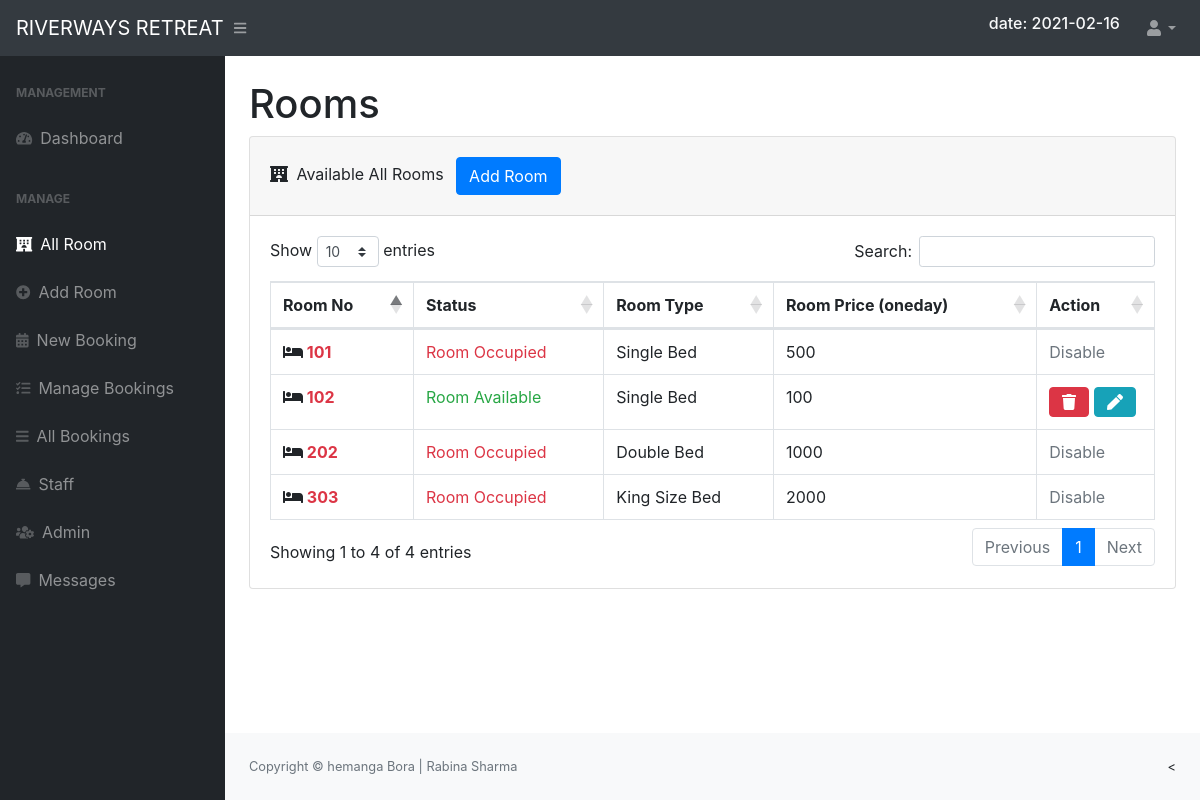
/admin/rooms.php (signed in), run on the app's committed database.
### tables this page shows
CREATE TABLE `room_table` (
  `Roomid` int(8) UNSIGNED NOT NULL,
  `RoomNo` mediumint(9) DEFAULT NULL,
  `RoomType` text DEFAULT NULL,
  `RoomPrice` text DEFAULT NULL,
  `Room_status` int(11) NOT NULL DEFAULT 0
);

### admin/rooms.php (the view, shortened to what this page needs)
<?php
include('include/header.php');
?>
<div id="layoutSidenav_content">
    <main>
        <div class="container-fluid">
            <h1 class="mt-4">Rooms</h1>
            <div class="card mb-4">
                <div class="card-header">
                    <i class="fas fa-hotel mr-1"></i>
                    Available All Rooms
                    <a href="addroom.php" class="btn btn-primary m-2 " name="adddroom">Add Room</a>
                </div>
                <div class="card-body">
                    <div class="table-responsive">
                        <table class="table table-bordered" id="dataTable" width="100%" cellspacing="0">
                            <thead>
                                <tr>
                                    <th>Room No</th>
                                    <th>Status</th>
                                    <th>Room Type</th>
                                    <th>Room Price (oneday)</th>
                                    <th>Action</th>
                                </tr>
                            </thead>
                            <tbody>
                                <?php
                                            $sql = "SELECT * FROM `room_table` ORDER BY `RoomNo` asc";
                                            $result = $conn->query($sql);
                                            while($row = $result->fetch_assoc())
                                            {
                                                echo ' <tr>
                                                <td class="font-weight-bold"><i class="fas fa-bed"></i> <span class="text-danger">'.$row["RoomNo"].'</span></td>';
                                                if($row["Room_status"] == 0)
                                                {
                                                    echo '<td class="text-success">Room Available</td>';
                                                }else if($row["Room_status"] == 1){
                                                    echo '<td class="text-danger">Room Occupied</td>';
                                                }
                                                echo '
                                                <td>'.$row["RoomType"].'</td>
                                                <td>'.$row["RoomPrice"].'</td>';
                                                if($row["Room_status"] == 0)
                                                {
                                                    echo '<td>
                                                    <form action="" method="post" class="d-inline">
                                                        <input type="hidden" name="id" value='.$row["Roomid"].'>
                                                        <button class="btn btn-danger" name="delete" type="submit">
                                                        <i class="fas fa-trash"></i>
                                                        </button>
                                                    </form>
                                                    <form action="editroom.php" method="POST" class="d-inline">
                                                        <input type="hidden" name="id" value='. $row["Roomid"] .'>
                                                        <button type="submit" class="btn btn-info" name="Edit" value="edit">
                                                        <i class="fas fa-pen"></i>
                                                        </button>
                                                    </form>
                                                    </td>';
                                                }
                                                else
                                                if($row["Room_status"] == 1){
                                                    echo '<td class="text-secondary">Disable</td>';
                                                }
                                            echo '</tr>';
                                            }
                                            ?>
                            </tbody>
                        </table>
                    </div>
                </div>
            </div>
        </div>
    </main>
    <?php include('include/footer.php') ?>

### data on the page
room_table: RoomNo "101", Room_status "Room Occupied", RoomType "Single Bed", RoomPrice "500"
room_table: RoomNo "102", Room_status "Room Available", RoomType "Single Bed", RoomPrice "100"
room_table: RoomNo "202", Room_status "Room Occupied", RoomType "Double Bed", RoomPrice "1000"
room_table: RoomNo "303", Room_status "Room Occupied", RoomType "King Size Bed", RoomPrice "2000"
